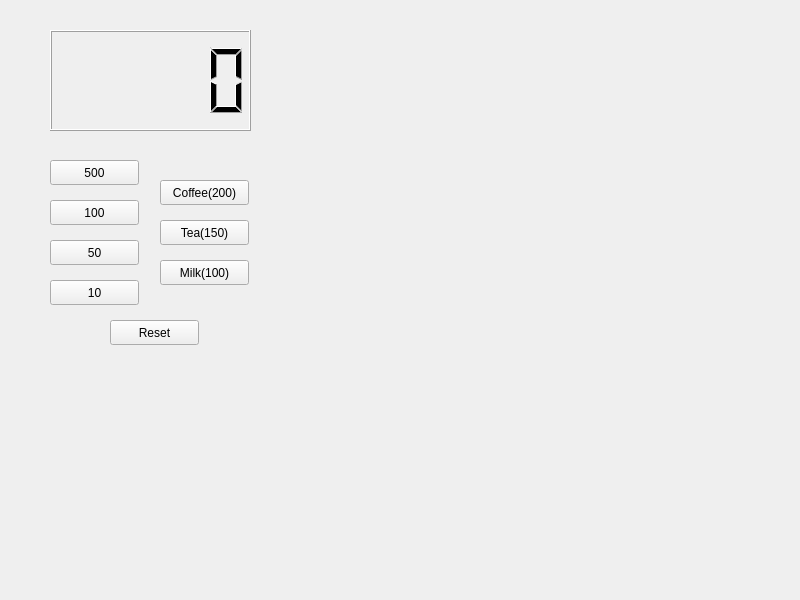
<?xml version="1.0" encoding="UTF-8"?>
<ui version="4.0">
 <class>Widget</class>
 <widget class="QWidget" name="Widget">
  <property name="geometry">
   <rect>
    <x>0</x>
    <y>0</y>
    <width>800</width>
    <height>600</height>
   </rect>
  </property>
  <property name="windowTitle">
   <string>Widget</string>
  </property>
  <widget class="QLCDNumber" name="lcdNumber">
   <property name="geometry">
    <rect>
     <x>50</x>
     <y>30</y>
     <width>201</width>
     <height>101</height>
    </rect>
   </property>
  </widget>
  <widget class="QPushButton" name="pbCoin500">
   <property name="geometry">
    <rect>
     <x>50</x>
     <y>160</y>
     <width>89</width>
     <height>25</height>
    </rect>
   </property>
   <property name="text">
    <string>500</string>
   </property>
  </widget>
  <widget class="QPushButton" name="pbCoin100">
   <property name="geometry">
    <rect>
     <x>50</x>
     <y>200</y>
     <width>89</width>
     <height>25</height>
    </rect>
   </property>
   <property name="text">
    <string>100</string>
   </property>
  </widget>
  <widget class="QPushButton" name="pbCoin50">
   <property name="geometry">
    <rect>
     <x>50</x>
     <y>240</y>
     <width>89</width>
     <height>25</height>
    </rect>
   </property>
   <property name="text">
    <string>50</string>
   </property>
  </widget>
  <widget class="QPushButton" name="pbCoin10">
   <property name="geometry">
    <rect>
     <x>50</x>
     <y>280</y>
     <width>89</width>
     <height>25</height>
    </rect>
   </property>
   <property name="text">
    <string>10</string>
   </property>
  </widget>
  <widget class="QPushButton" name="pbCoffee">
   <property name="geometry">
    <rect>
     <x>160</x>
     <y>180</y>
     <width>89</width>
     <height>25</height>
    </rect>
   </property>
   <property name="text">
    <string>Coffee(200)</string>
   </property>
  </widget>
  <widget class="QPushButton" name="pbTea">
   <property name="geometry">
    <rect>
     <x>160</x>
     <y>220</y>
     <width>89</width>
     <height>25</height>
    </rect>
   </property>
   <property name="text">
    <string>Tea(150)</string>
   </property>
  </widget>
  <widget class="QPushButton" name="pbMilk">
   <property name="geometry">
    <rect>
     <x>160</x>
     <y>260</y>
     <width>89</width>
     <height>25</height>
    </rect>
   </property>
   <property name="text">
    <string>Milk(100)</string>
   </property>
  </widget>
  <widget class="QPushButton" name="pdChanges">
   <property name="geometry">
    <rect>
     <x>110</x>
     <y>320</y>
     <width>89</width>
     <height>25</height>
    </rect>
   </property>
   <property name="text">
    <string>Reset</string>
   </property>
  </widget>
 </widget>
 <resources/>
 <connections/>
</ui>
